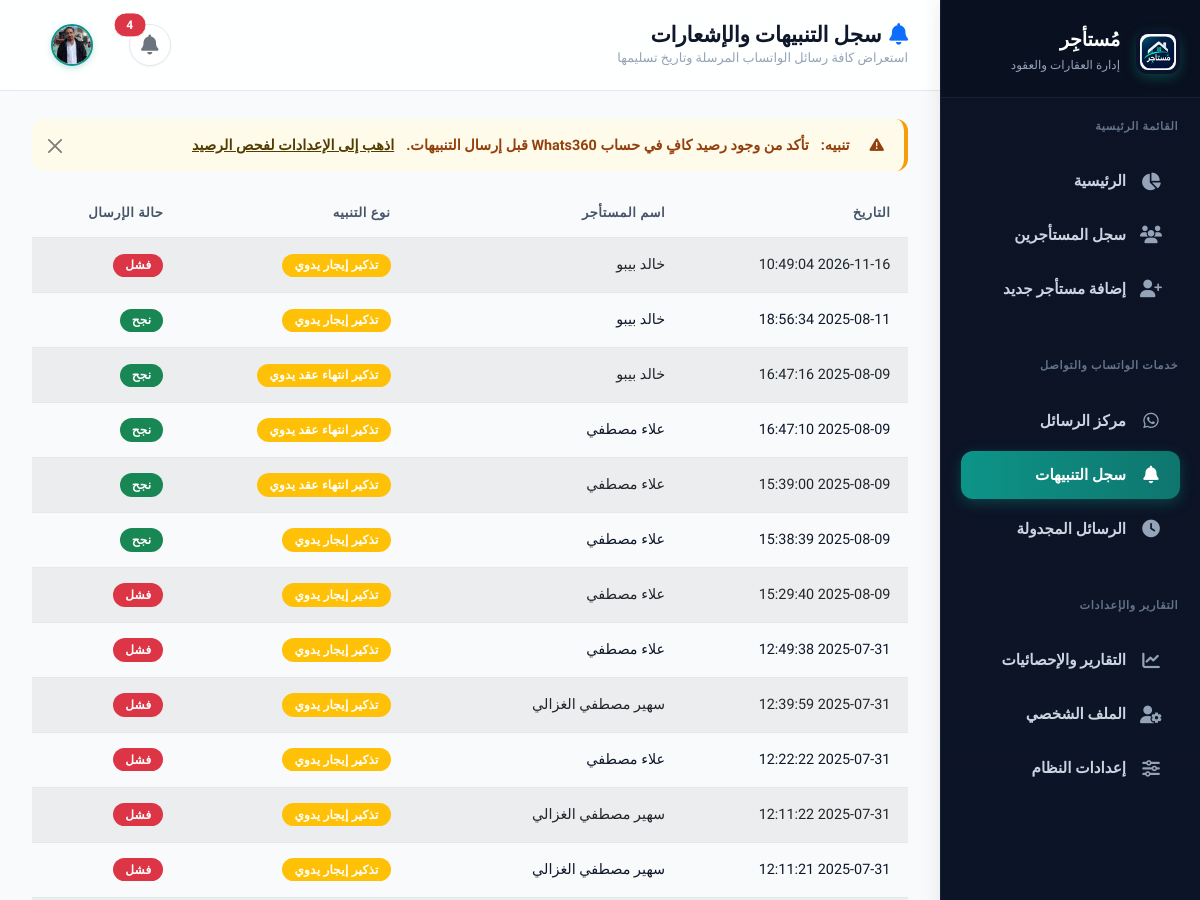
Page /notifications (signed in, upper part) on the earlier database version.
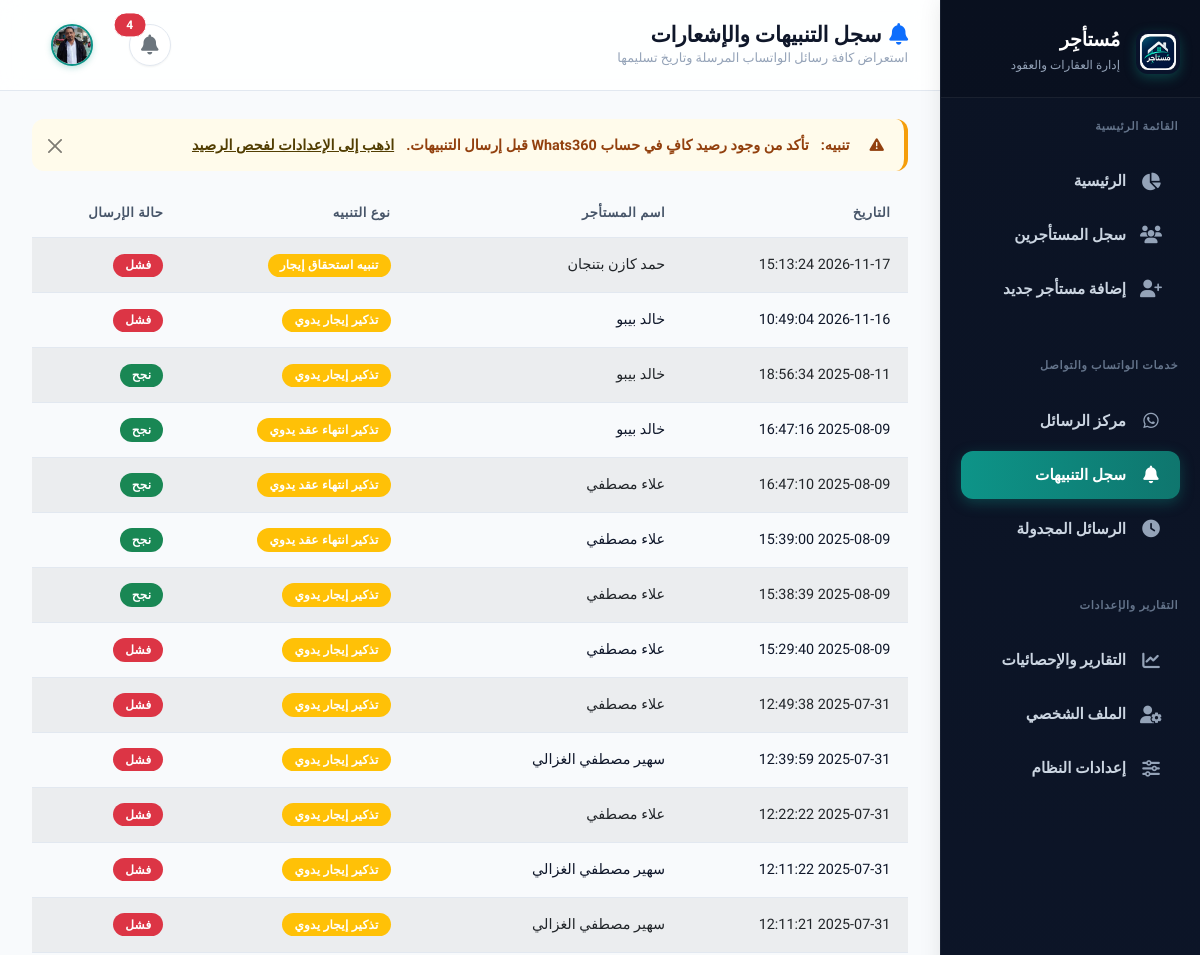
Same page on the later database version.
### tables this page shows
CREATE TABLE notifications_log (
                id INTEGER PRIMARY KEY AUTOINCREMENT,
                tenant_id INTEGER,
                tenant_name TEXT,
                notification_type TEXT,
                status TEXT,
                sent_at TIMESTAMP DEFAULT CURRENT_TIMESTAMP, message_content TEXT, phone_number TEXT, error_details TEXT, whatsapp_url TEXT,
                FOREIGN KEY (tenant_id) REFERENCES tenants (id)
            );

### app.py (the view)
        @self.app.route('/notifications')
        def notifications():
            if 'logged_in' not in session:
                return redirect(url_for('login'))
            conn = sqlite3.connect('database.db')
            cursor = conn.cursor()
            cursor.execute('SELECT * FROM notifications_log ORDER BY sent_at DESC')
            logs = cursor.fetchall()
            conn.close()
            return render_template('notifications.html', logs=logs)

### app.py (called while the page is built, shortened)
    def get_admin_profile(self):
        try:
            conn = sqlite3.connect('database.db')
            cursor = conn.cursor()
            cursor.execute('SELECT id, username, password, full_name, email, avatar, phone FROM admin_profile LIMIT 1')
            row = cursor.fetchone()
            conn.close()
            if row:
                return {
                    'id': row[0],
                    'username': row[1],
                    'password': row[2],
                    'full_name': row[3] or 'مدير النظام',
                    'email': row[4] or 'admin@mostager.com',
                    'avatar': row[5] or 'avatar.png',
                    'phone': row[6] or ''
                }
        except Exception as e:
            print(f"Error fetching admin profile: {e}")

### templates/notifications.html (shortened to what this page needs)
{% extends "base.html" %}
{% block content %}
<div class="container-fluid p-0">
    <div class="row g-0">
        {% include '_sidebar.html' %}
        <main class="col-lg-10 ms-sm-auto main-content">
            <div class="app-topbar">
                <div class="topbar-title-group">
                    <div class="d-flex align-items-center gap-2">
                        <h2>
                            <i class="fas fa-bell text-primary"></i>
                            سجل التنبيهات والإشعارات
                        </h2>
                    </div>
                    <p class="topbar-subtitle">استعراض كافة رسائل الواتساب المرسلة وتاريخ تسليمها</p>
                </div>
                <div class="topbar-actions d-flex align-items-center gap-2">
                    {% include '_header_actions.html' %}
                </div>
            </div>
            <div class="content-wrapper">
            <div id="balance_warning" class="alert alert-warning alert-dismissible fade show d-none" role="alert">
                <i class="fas fa-exclamation-triangle me-2"></i>
                <strong>تنبيه:</strong> تأكد من وجود رصيد كافٍ في حساب Whats360 قبل إرسال التنبيهات.
                <a href="{{ url_for('settings') }}" class="alert-link">اذهب إلى الإعدادات لفحص الرصيد</a>
                <button type="button" class="btn-close" data-bs-dismiss="alert"></button>
            </div>
            {% if logs %}
            <div class="table-responsive">
                <table class="table table-striped table-hover">
                    <thead class="table-dark">
                        <tr>
                            <th>التاريخ</th>
                            <th>اسم المستأجر</th>
                            <th>نوع التنبيه</th>
                            <th>حالة الإرسال</th>
                        </tr>
                    </thead>
                    <tbody>
                        {% for log in logs %}
                        <tr>
                            <td>{{ log[5] }}</td>
                            <td>{{ log[2] }}</td>
                            <td>
                                {% if log[3] == 'شهري' %}
                                    <span class="badge bg-primary">{{ log[3] }}</span>
                                {% else %}
                                    <span class="badge bg-warning">{{ log[3] }}</span>
                                {% endif %}
                            </td>
                            <td>
                                {% if log[4] == 'نجح' %}
                                    <span class="badge bg-success">{{ log[4] }}</span>
                                {% else %}
                                    <span class="badge bg-danger">{{ log[4] }}</span>
                                {% endif %}
                            </td>
                        </tr>
                        {% endfor %}
                    </tbody>
                </table>
            </div>
            {% endif %}
            </div>
        </main>
    </div>
</div>
{% endblock %}

Differences in the rows shown:
added notifications_log: sent_at "2026-11-17 15:13:24", tenant_name "حمد كازن بتنجان", notification_type "تنبيه استحقاق إيجار", status "فشل"
